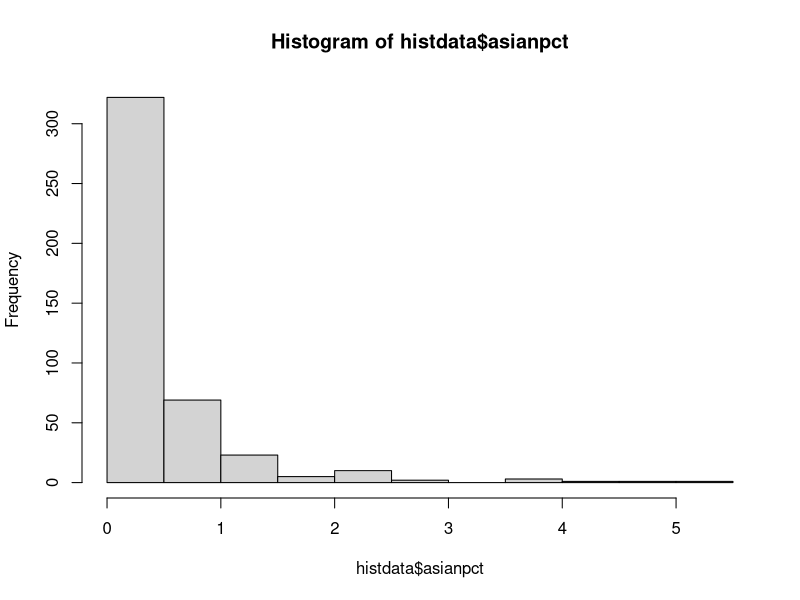
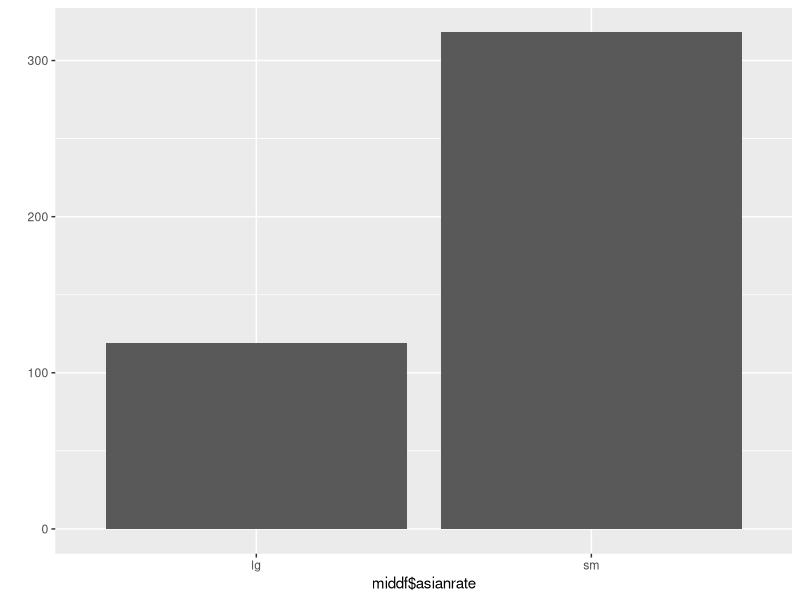

Here is the R script that generated these plots, in order:
# midwest 데이터를 data.frame으로 불러온 후, 데이터의 특징을 설명하시오. ####
library(ggplot2)
midwest = as.data.frame(ggplot2::midwest)
middf = as.data.frame(midwest)

aggregate(data=middf, popdensity~state,mean)
aggregate(data=middf, percasian~state,mean)

# 데이터 특징:
# state는 총 5개, county는 총 437개로 나눠지고 이 중 아시아인은 최소 0명에서 최대 188,565명이 각 county에 살고 있다. 
# 전체 인구밀도는 OH-MI-IL-IN-WI주 순서로 높고 
# 주별 평균 아시아인 비율이 가장 높은 곳은 IL-WI-MI-OH-IN 순이다.



#poptotal 변수(컬럼)를 total로, popasian 변수를 asian으로 변수명을 변경하는 코드를 작성하시오. ####
colnames(middf)[colnames(middf)=="poptotal"] = "total"
colnames(middf)[colnames(middf)=="popasian"] = "asian"
colnames(middf)



# total, asian 변수를 이용해 `전체 인구 대비 아시아계 인구 백분율` 파생변수(asianpct)를 추가하고, 히스토그램을 그리시오.
####
middf$asianpct = (middf[,'asian'] / middf[,'total']) * 100
histdata = middf[,c('asianpct', 'state')]
hist(histdata$asianpct)



# 도시(state)기준으로 아시아계 인구가 어떻게 분포하는지 설명하시오. ####
asianperstate= aggregate(data=histdata, asianpct~state, mean)
asianperstate[order(-asianperstate$asianpct),]
# IL-WI-MI-OH-IN순으로 아시아계 인구가 많다. 



# 아시아계 인구 백분율(asianpct)의 전체 평균을 구하고, 평균을 초과하면 "lg", 그 외는 "sm"을 부여하는 파생변수(asianrate)를 추가하는 코드를 작성하시오. ####
mean(middf$asianpct)
middf$asianrate = ifelse(middf$asianpct >= mean(middf$asianpct),"lg","sm")
head(middf$asianrate)



# "lg"와 "sm"에 해당하는 지역이 얼마나 되는지 빈도 막대그래프(qplot)을 그려보시오.####
library(ggplot2)
qplot(middf$asianrate)
